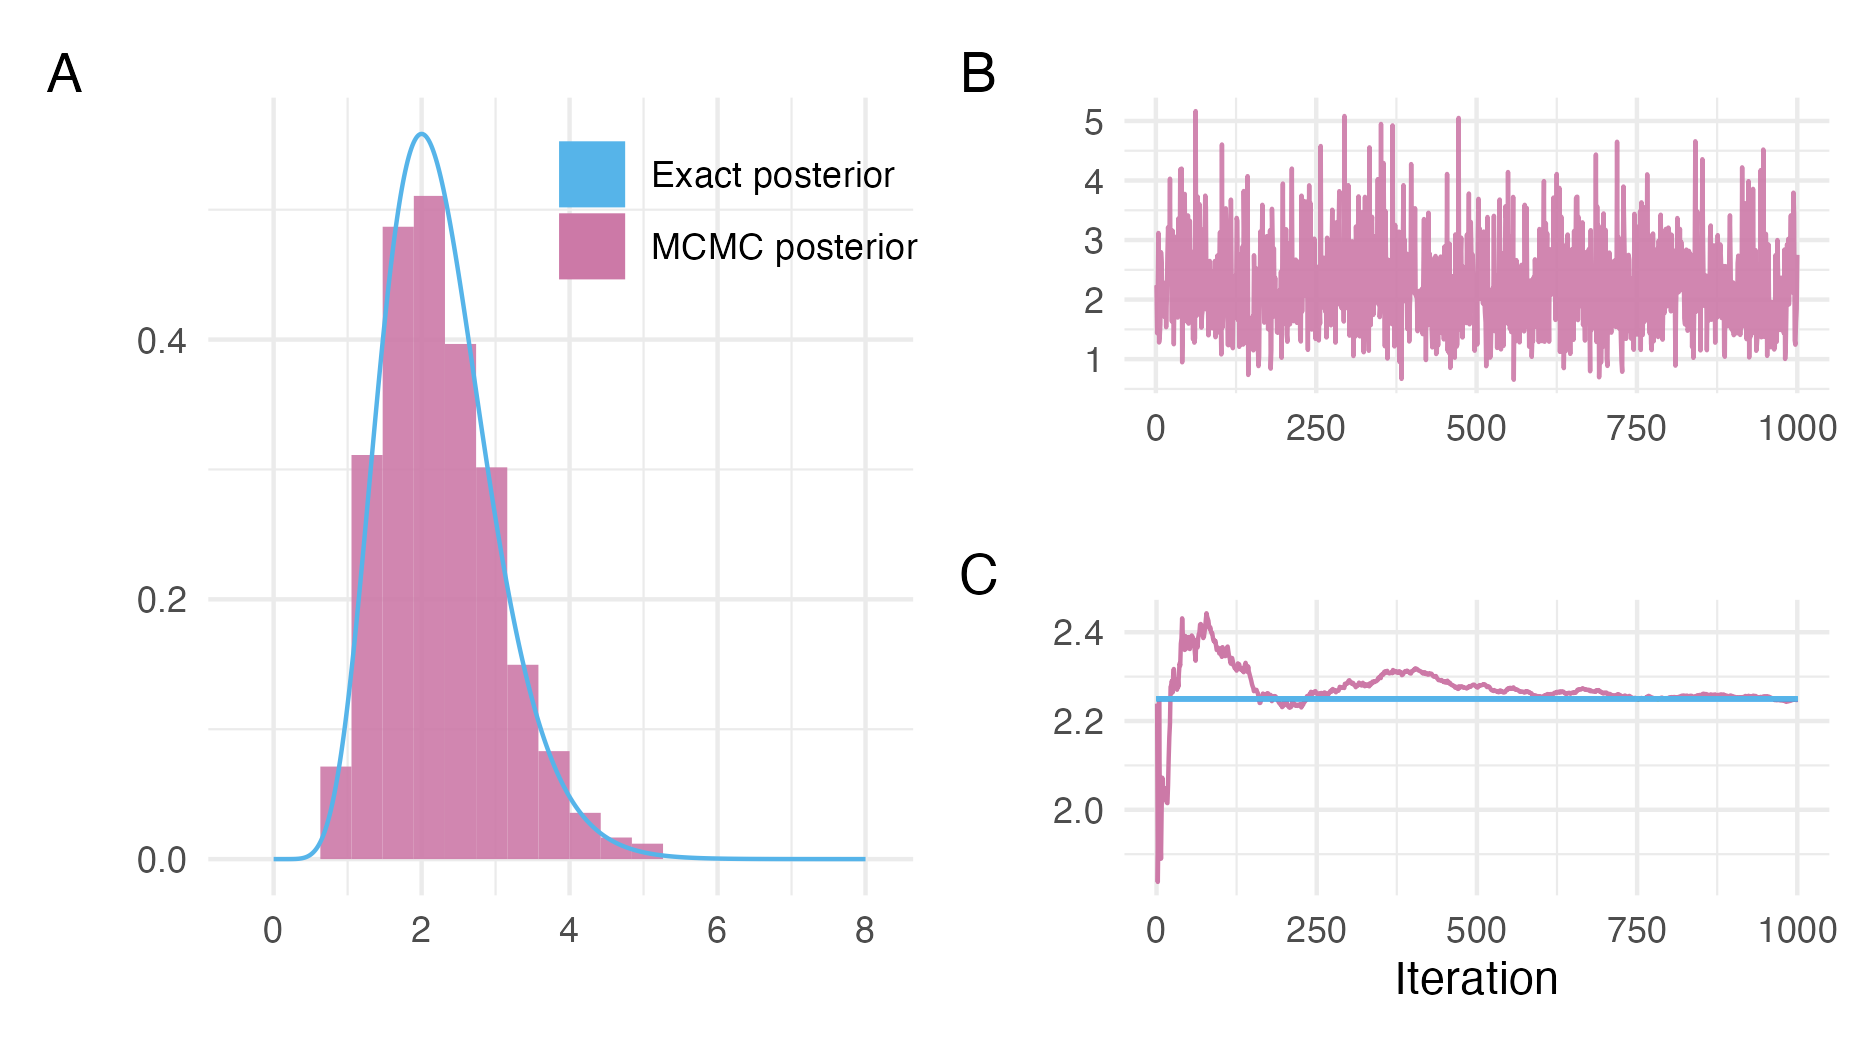

Reproduce this figure in R.
library(ggplot2)
library(rstan)
library(patchwork)

cbpalette <- c("#56B4E9","#009E73", "#E69F00", "#F0E442", "#0072B2", "#D55E00", "#CC79A7", "#999999")

a <- 3
b <- 1

set.seed(1)

truth <- 2.5
y <- rpois(3, lambda = truth)

model <- rstan::stan_model("figures/bayesian/conjugate.stan")
fit <- rstan::sampling(model, data = list(N = 3, y = y, a = a, b = b), chains = 4, iter = 500, warmup = 250)
samples <- as.data.frame(rstan::extract(fit)) %>%
  mutate(
    iter = row_number(),
    mean = cumsum(phi) / iter
  )

posterior <- ggplot(data = data.frame(x = c(0, 8)), aes(x)) +
  geom_histogram(data = samples, aes(x = phi, y = stat(density)), bins = 20, fill = "#CC79A7", alpha = 0.9) +
  geom_function(aes(col = "Posterior"), fun = dgamma, n = 500, args = list(shape = a + sum(y), rate = b + length(y))) +
  scale_color_manual(values = c("#56B4E9", "#CC79A7")) +
  geom_col(data = data.frame(x = c(0, 0), y = c(0, 0), type = c("Exact posterior", "MCMC posterior")), aes(x = x, y = y, fill = type)) +
  scale_fill_manual(values = c("#56B4E9", "#CC79A7")) +
  labs(x = "", y = "", col = "", fill = "", tag = "A") +
  guides(col = "none", fill = guide_legend(override.aes = list(alpha = 1, shape = 15))) +
  theme_minimal() +
  theme(legend.position = c(0.75, 0.9))

trace <- ggplot(samples, aes(x = iter, y = phi)) +
  geom_line(col = "#CC79A7", alpha = 0.9) +
  theme_minimal() +
  labs(x = "", y = "", tag = "B")

mean <- ggplot(samples, aes(x = iter, y = mean)) +
  geom_line(col = "#CC79A7") +
  geom_segment(aes(x = 0, xend = 1000, y = 9 / 4, yend = 9 / 4), col = "#56B4E9") +
  labs(x = "Iteration", y = "", tag = "C") +
  theme_minimal()

posterior | (trace / mean)

ggsave("figures/bayesian/stan.png", h = 3.5, w = 6.25, bg = "white")
